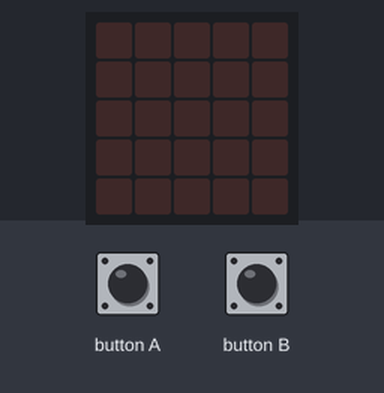
A program run on a simulated BBC micro:bit running MicroPython. Shown: the board's 5×5 LED display. The inputs (shaded band) are chosen by the test bench. Dim RGB values are drawn brighter than linear.

Above: at 1.2 s.
1.3 s: button A pressed for 0.25 s
At 1.5 s:
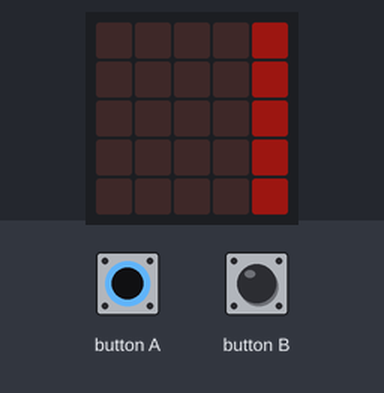
4.3 s: button B pressed for 1 s
At 4.71 s:
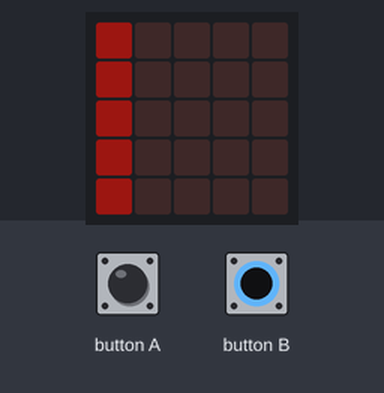
7.3 s: button B pressed for 3.2 s
At 8.13 s:
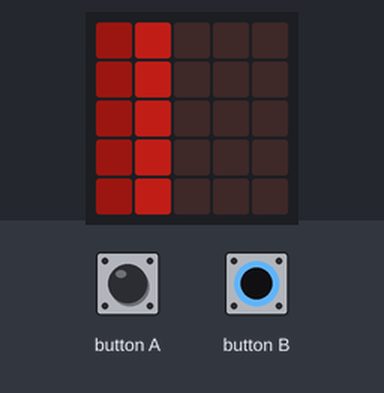
12.0 s: button B pressed for 0.25 s
At 12.54 s:
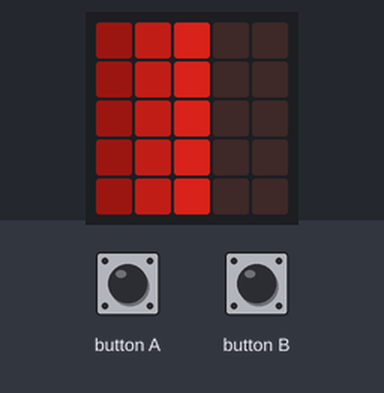
Timing chart, 0 to 15.0 s (numbered marks = the images above; inputs shaded):
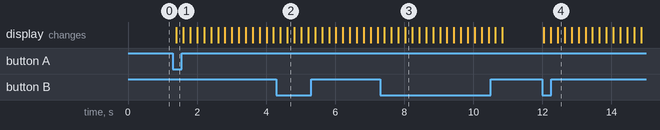

The program:

Indicator_En.py
```python
# Created by Gabypotter08, the 10/02/2025 in Python 3.7
# Coding utf-8

from microbit import *


def right_indicator():
    """
    Create an effect on the LED panel making a right indicator
    """
    for i in range(3):
        for x in range(5):
            for y in range(5):
                display.set_pixel(x,y,1+2*x)
            sleep(200)
        display.clear()

def left_indicator():
    """
    Create an effect on the LED panel making a left indicator
    """
    for i in range(3):
        for x in range(5):
            for y in range(5):
                display.set_pixel(4-x,y,1+2*x)
            sleep(200)
        display.clear()

#To use functions
while True:
    if button_b.is_pressed():
        right_indicator()
        sleep(200)
    elif button_a.is_pressed():
        left_indicator()
        sleep(200)
    else:
        sleep(200)
```

Measured:
- after the input at 1.3 s, the display: changes after 0.10 s (image 1)
- after the input at 4.3 s, the display: first differs from a run without the input after 0.32 s (image 2)
- after the input at 7.3 s, the display: first differs from a run without the input after 0.53 s (image 3 shows a later state)
- after the input at 12.0 s, the display: first changes at once (image 4 shows a later state)
